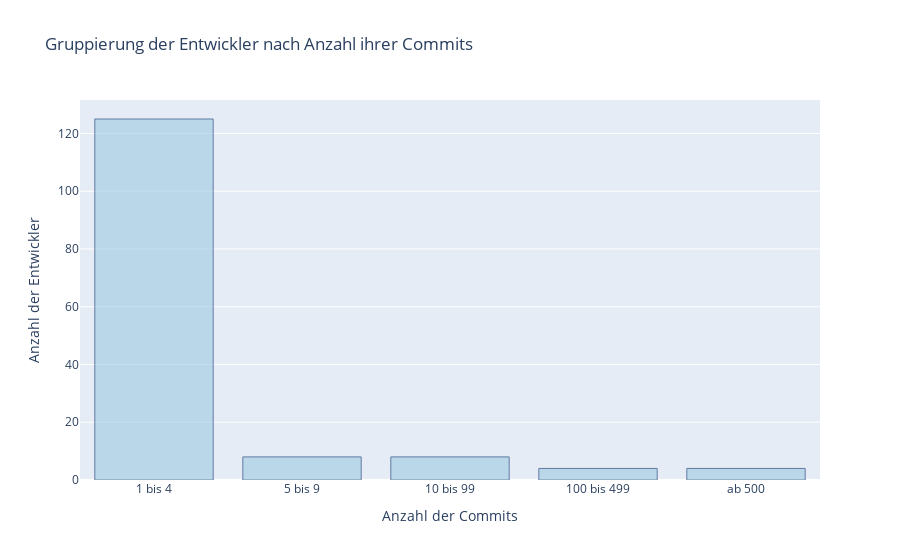

The cell this chart's notebook holds for it:
### Code cell
# Gruppierung Entwickler nach Anzahl Commits
authorsByCommitCount = %cypher MATCH (a:Author)-[:COMMITTED]->(c:Commit), \
                                 (c)-[:CONTAINS_CHANGE]->(:Change)-[:MODIFIES]->(file:File) \
                           WHERE NOT c:Merge \
                           RETURN a.name as Entwickler, count(DISTINCT c) AS Commits

authorsByCommitCount_df = authorsByCommitCount.get_dataframe()

count_1_to_4 = 0
count_5_to_9 = 0
count_10_to_99 = 0
count__100_to_499 = 0
count__500_to_inf = 0
for i, row in authorsByCommitCount_df.iterrows():
    if row['Commits'] >= 500:
        count__500_to_inf = count__500_to_inf + 1
    elif row['Commits'] >= 100:
        count__100_to_499 = count__100_to_499 + 1
    elif row['Commits'] >= 10:
        count_10_to_99 = count_10_to_99 + 1
    elif row['Commits'] >= 5:
        count_5_to_9 = count_5_to_9 + 1
    elif row['Commits'] >= 1:
        count_1_to_4 = count_1_to_4 + 1

data = dict()
data['commit_count_intervals'] = ['1 bis 4', '5 bis 9', '10 bis 99', '100 bis 499', 'ab 500']
data['author_count'] = [count_1_to_4, count_5_to_9, count_10_to_99, count__100_to_499, count__500_to_inf]

authorCountGroupedByCommitCount_df = pandas.DataFrame(data=data)
fig = px.fig = px.bar(authorCountGroupedByCommitCount_df, x='commit_count_intervals', y='author_count', 
                      title='Gruppierung der Entwickler nach Anzahl ihrer Commits',
                      labels={'commit_count_intervals':'Anzahl der Commits', 'author_count': 'Anzahl der Entwickler'})
fig.update_traces(marker_color='rgb(158,202,225)', marker_line_color='rgb(8,48,107)',
                  marker_line_width=1, opacity=0.6)
fig.show()

### Figure 1 — Plotly figure (JSON) as saved in the notebook; plotly's stock layout.template omitted (floating-point values rounded to 4 significant figures)
{"data": [{"alignmentgroup": "True", "hovertemplate": "Anzahl der Commits=%{x}<br>Anzahl der Entwickler=%{y}<extra></extra>", "legendgroup": "", "marker": {"color": "rgb(158,202,225)", "line": {"color": "rgb(8,48,107)", "width": 1}, "pattern": {"shape": ""}}, "name": "", "offsetgroup": "", "opacity": 0.6, "orientation": "v", "showlegend": false, "textposition": "auto", "type": "bar", "x": ["1 bis 4", "5 bis 9", "10 bis 99", "100 bis 499", "ab 500"], "xaxis": "x", "y": [125, 8, 8, 4, 4], "yaxis": "y"}], "layout": {"barmode": "relative", "legend": {"tracegroupgap": 0}, "title": {"text": "Gruppierung der Entwickler nach Anzahl ihrer Commits"}, "xaxis": {"anchor": "y", "domain": [0, 1], "title": {"text": "Anzahl der Commits"}}, "yaxis": {"anchor": "x", "domain": [0, 1], "title": {"text": "Anzahl der Entwickler"}}}}
